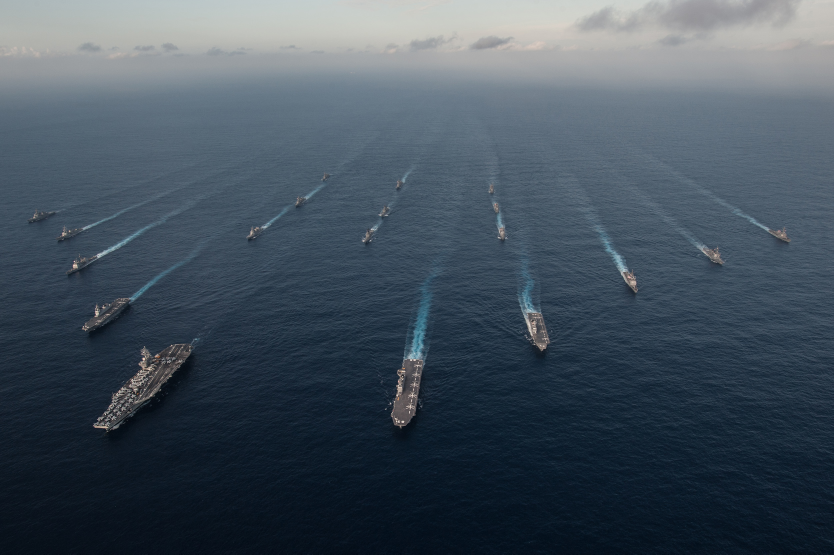
#> input picture assets/editorial/reagan-jmsdf-2015.jpg, 2500 x 1663 px, found by its file name (shown at 1/3 size)
$ python build_frontend_assets.py
#> lines starting #> are read from the running program, lines starting #| are printed output that depends on the picture
#!/usr/bin/env python3
"""Resize full source frames for the reviewed frontend; never write editorial sources.

Requires Pillow. Generated files are committed build assets; the production
renderer only copies them. Re-run after an approved Brief adds a source photo.
"""
import hashlib
import json
from pathlib import Path
from PIL import Image

ROOT = Path(__file__).resolve().parent.parent
ASSETS = ROOT / 'site/assets/frontend'


def build():
    ASSETS.mkdir(parents=True, exist_ok=True)
    sources = [(ROOT / 'site/assets/editorial/reagan-jmsdf-2015.jpg', 'pacific-fleet', (800, 1600, 2500))]
    for path in sorted((ROOT / 'briefs').glob('*.json')):
        brief = json.loads(path.read_text())
        meta_path = path.parent / 'media' / (path.stem + '-source-image.json')
        source = path.parent / 'media' / (path.stem + '-source-image.jpg')
        if brief.get('editorial_status') != 'approved' or not meta_path.is_file() or not source.is_file():
            continue
        meta = json.loads(meta_path.read_text())
        if hashlib.sha256(source.read_bytes()).hexdigest() != meta['source_sha256']:
            raise ValueError('Source photograph hash changed: ' + str(source))
        sources.append((source, path.stem, (600, 1200)))
    entries = []
    for source, slug, widths in sources:
        with Image.open(source) as image:
#> image is the input picture: PIL image 2500x1663 RGB; mean R, G, B 67.9, 80.9, 92.7
            for width in widths:
                target = ASSETS / ('%s-%s.webp' % (slug, width))
                if width > image.width:
                    continue
                height = round(image.height * width / image.width)
                image.resize((width, height), Image.Resampling.LANCZOS).save(target, 'WEBP', quality=78, method=6)
                entries.append({'file': target.name, 'source': source.relative_to(ROOT).as_posix(),
                                'source_sha256': hashlib.sha256(source.read_bytes()).hexdigest(),
                                'width': width, 'height': height, 'crop': None,
                                'bytes': target.stat().st_size, 'sha256': hashlib.sha256(target.read_bytes()).hexdigest()})
#> this loop made 3 passes
#> pass 1, in build, `image.resize((width, height), Image.Resampling.LANCZOS).save(target, '..`:
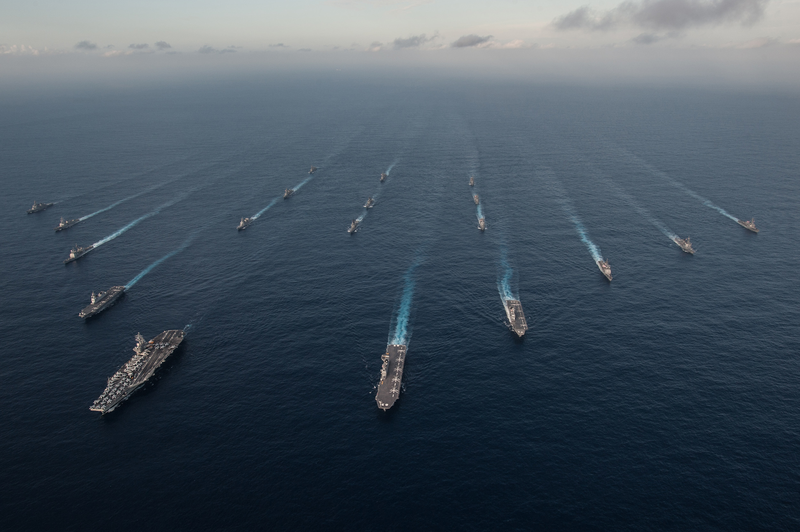
#> saved as pacific-fleet-800.webp: PIL image 800x532 RGB; mean R, G, B 67.9, 80.9, 92.7
#> after the loop, entries = 3 items
    (ASSETS / 'DELIVERY.json').write_text(json.dumps({'builder': 'scripts/build_frontend_assets.py', 'images': entries}, indent=2) + '\n')
    print([(e['file'], e['bytes']) for e in entries])
#| [('pacific-fleet-800.webp', 21284), ('pacific-fleet-1600.webp', 98870), ('pacific-fleet-2500.webp', 231276)]


if __name__ == '__main__':
    build()
